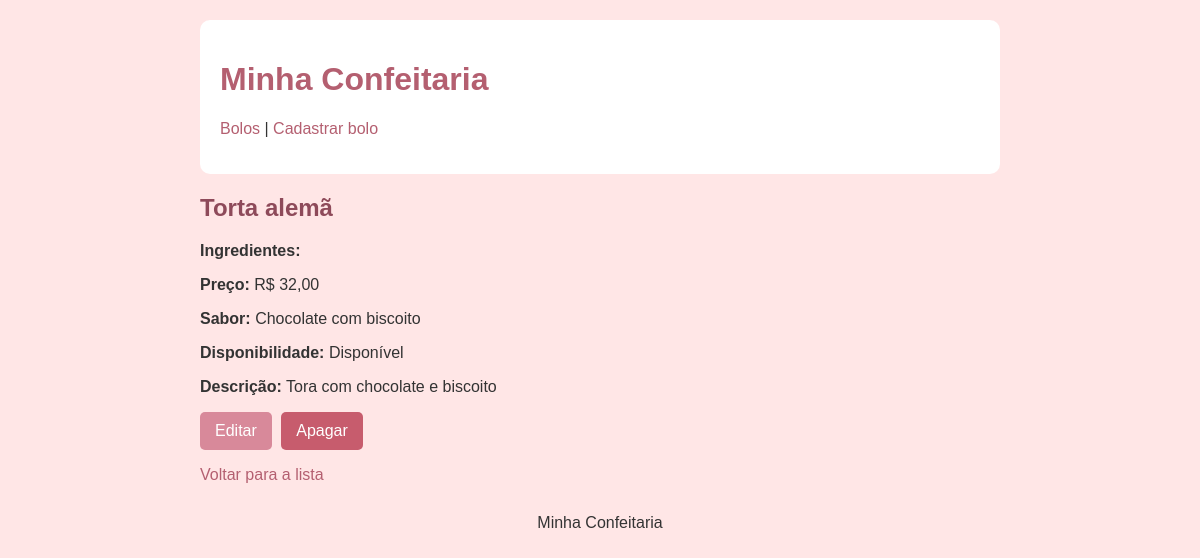
The page /catalogo/bolos/4/ on the database its author committed.
### catalogo/models.py (models this page shows, shortened)
class Bolo(models.Model):
    nome = models.CharField(max_length=255)
    sabor = models.CharField(max_length=100)
    ingredientes = models.TextField(default='')
    descricao = models.TextField(blank=True, null=True)
    preco = models.DecimalField(max_digits=6, decimal_places=2)
    disponivel = models.BooleanField(default=True)
    data_cadastro = models.DateTimeField(auto_now_add=True)

### catalogo/views.py (the view)
# urls.py: path('bolos/<int:pk>/', views.detalhe_bolo, name='detalhe_bolo'),
def detalhe_bolo(request, pk):
    bolo = get_object_or_404(Bolo, pk=pk)
    return render(request, 'catalogo/detalhe_bolo.html', {'bolo': bolo})

### catalogo/templates/catalogo/detalhe_bolo.html (shortened to what this page needs)
{% extends 'catalogo/base.html' %}
{% block content %}
<h2>{{ bolo.nome }}</h2>
<p><strong>Ingredientes:</strong></p>
<p><strong>Preço:</strong> R$ {{ bolo.preco }}</p>
<p><strong>Sabor:</strong> {{ bolo.sabor }}</p>
<p><strong>Disponibilidade:</strong>
{% if bolo.disponivel %}
    Disponível
{% else %}
    Indisponível
{% endif %}
</p>
{% if bolo.descricao %}
<p><strong>Descrição:</strong> {{ bolo.descricao }}</p>
{% endif %}
<p>
    <a class="botao" href="{% url 'catalogo:editar_bolo' bolo.pk %}">Editar</a>
    <a class="botao apagar" href="{% url 'catalogo:apagar_bolo' bolo.pk %}">Apagar</a>
</p>
<p><a href="{% url 'catalogo:lista_bolos' %}">Voltar para a lista</a></p>
{% endblock %}

### catalogo/static/catalogo/style.css (style rules this page uses)
body { font-family: Arial, sans-serif; background-color: #ffe6e6; color: #333; max-width: 800px; margin: 0 auto; padding: 20px; }
h1, h2 { color: #8e4a5a; }
a { color: #b45f70; text-decoration: none; }
.botao { display: inline-block; background-color: #d8899a; color: white; padding: 10px 15px; border: none; border-radius: 5px; cursor: pointer; text-decoration: none; margin-right: 5px; }
.apagar { background-color: #c75c6d; }

### rows shown on the page
Bolo: nome "Torta alemã", preco "32,00", sabor "Chocolate com biscoito", descricao "Tora com chocolate e biscoito"
